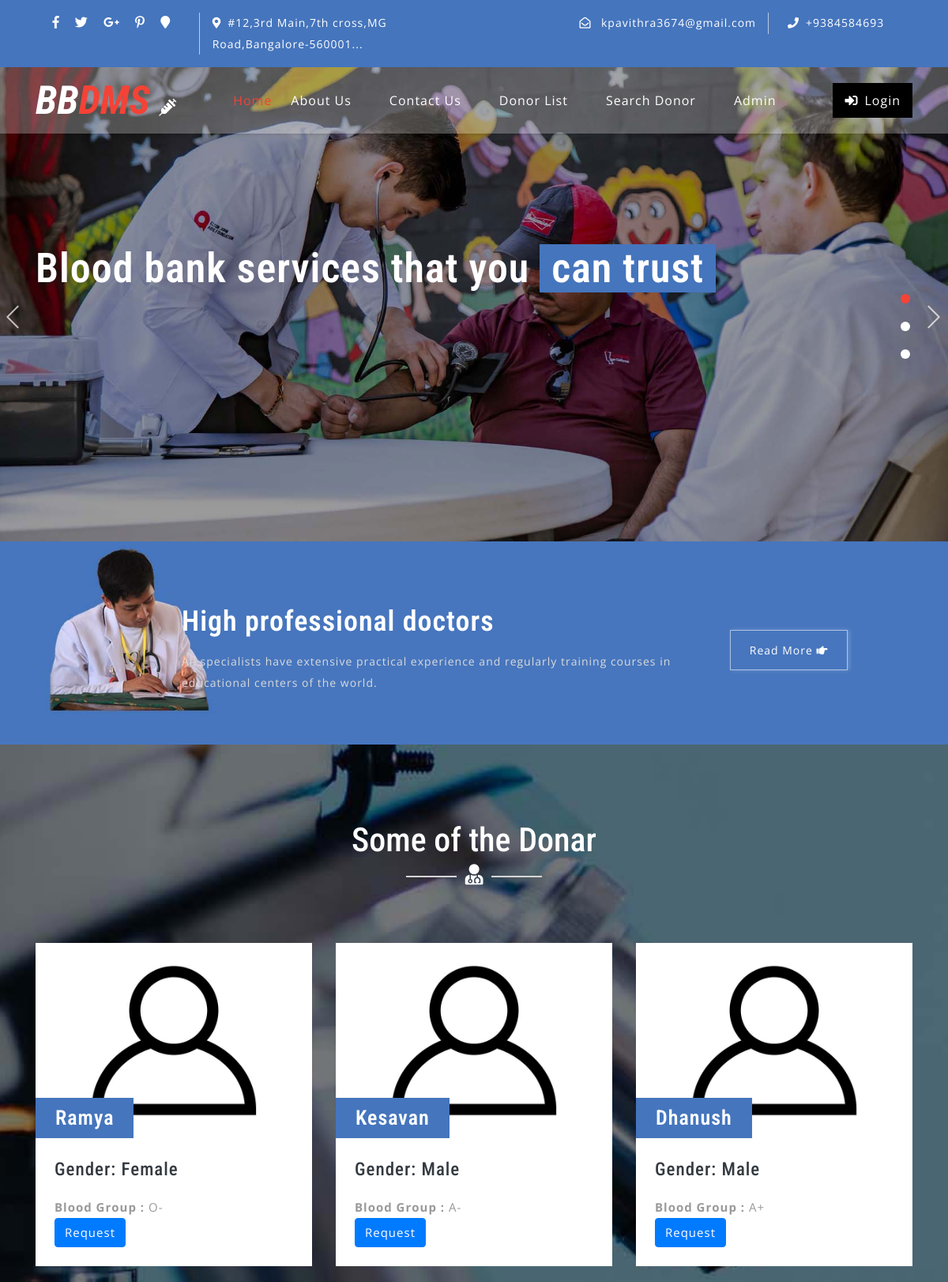
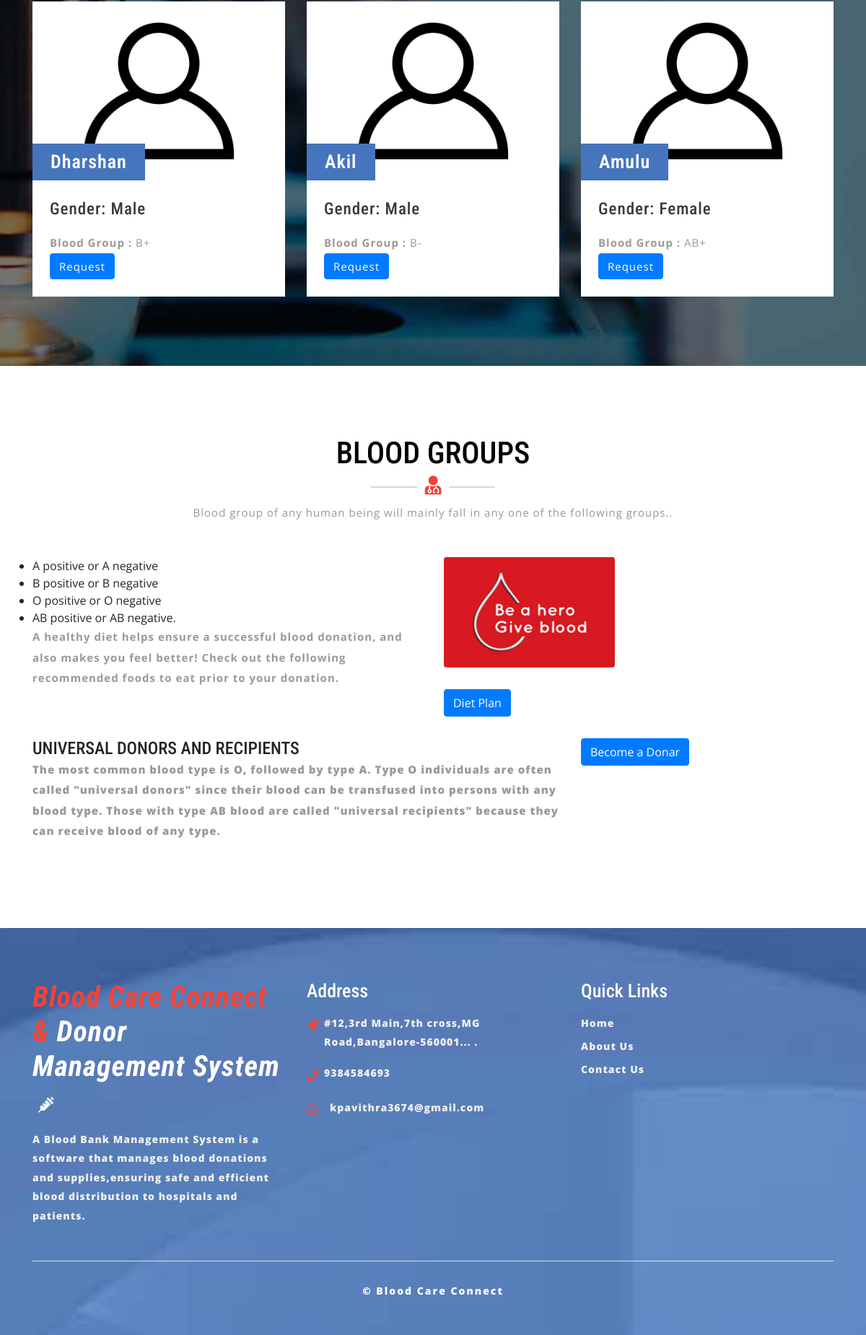
/bbdms/index.php, run on the app's committed database (2 pictures, top to bottom).
### tables this page shows
CREATE TABLE `tblcontactusinfo` (
  `id` int(11) NOT NULL,
  `Address` tinytext DEFAULT NULL,
  `EmailId` varchar(255) DEFAULT NULL,
  `ContactNo` char(11) DEFAULT NULL
);

CREATE TABLE `tblblooddonars` (
  `id` int(11) NOT NULL,
  `FullName` varchar(100) DEFAULT NULL,
  `MobileNumber` char(11) DEFAULT NULL,
  `EmailId` varchar(100) DEFAULT NULL,
  `Gender` varchar(20) DEFAULT NULL,
  `Age` int(11) DEFAULT NULL,
  `BloodGroup` varchar(20) DEFAULT NULL,
  `Address` varchar(255) DEFAULT NULL,
  `Message` mediumtext DEFAULT NULL,
  `PostingDate` timestamp NOT NULL DEFAULT current_timestamp(),
  `status` int(1) DEFAULT NULL,
  `Password` varchar(250) DEFAULT NULL
);

### bbdms/index.php (the view, shortened to what this page needs)
<?php
include('includes/config.php');
?>
<!DOCTYPE html>
<html lang="zxx">
<head>
	<link rel="stylesheet" href="css/bootstrap.css">
	<link rel="stylesheet" href="css/style.css" type="text/css" media="all" />
	<link rel="stylesheet" href="css/fontawesome-all.css">
</head>
<body>
	<?php include('includes/header.php');?>
	<div class="slider">
		<div class="callbacks_container">
			<ul class="rslides callbacks callbacks1" id="slider4">
				<li>
					<div class="banner-top1">
						<div class="banner-info_agile_w3ls">
							<div class="container">
								<h3>Blood bank services that you
									<span>can trust</span>
								</h3>
							</div>
						</div>
					</div>
				</li>
			</ul>
		</div>
	</div>
	<div class="banner-bottom py-5">
		<div class="d-flex container py-xl-3 py-lg-3">
			<div class="banner-left-bottom-w3ls offset-lg-2 offset-md-1">
				<h3 class="text-white my-3">High professional doctors</h3>
				<p>All specialists have extensive practical experience and regularly training courses in educational centers of the
					world.</p>
			</div>
			<div class="button">
				<a href="about.php" class="w3ls-button-agile">Read More
					<i class="fas fa-hand-point-right"></i>
				</a>
			</div>
		</div>
	</div>
	<div class="blog-w3ls py-5" id="blog">
		<div class="container py-xl-5 py-lg-3">
			<div class="w3ls-titles text-center mb-5">
				<h3 class="title text-white">Some of the Donar</h3>
				<span>
					<i class="fas fa-user-md text-white"></i>
				</span>
			</div>
			<div class="row package-grids mt-5">
				<?php
$status=1;
$sql = "SELECT * from tblblooddonars where status=:status order by rand() limit 6";
$query = $dbh -> prepare($sql);
$query->bindParam(':status',$status,PDO::PARAM_STR);
$query->execute();
$results=$query->fetchAll(PDO::FETCH_OBJ);
if($query->rowCount() > 0)
{
foreach($results as $result)
{ ?>
				<div class="col-md-4 pricing" style="margin-top:2%;">
					<div class="price-top">
							<img src="images/blood-donor.jpg" alt="" class="img-fluid" />
						<h3><?php echo htmlentities($result->FullName);?>
						</h3>
					</div>
					<div class="price-bottom p-4">
						<h4 class="text-dark mb-3">Gender: <?php echo htmlentities($result->Gender);?></h4>
						<p class="card-text"><b>Blood Group :</b> <?php echo htmlentities($result->BloodGroup);?></p>
						<a class="btn btn-primary" style="color:#fff" href="contact-blood.php?cid=<?php echo $result->id;?>">Request</a>
					</div>
				</div><?php }} ?>
			</div>
		</div>
	</div>
	<div class="screen-w3ls py-5">
		<div class="container py-xl-5 py-lg-3">
			<div class="w3ls-titles text-center mb-5">
				<h3 class="title">BLOOD GROUPS</h3>
				<span>
					<i class="fas fa-user-md"></i>
				</span>
				<p class="mt-2">Blood group of any human being will mainly fall in any one of the following groups..</p>
			</div>
			<div class="row">
            <div class="col-lg-6">
                <ul>
<li>A positive or A negative</li>
<li>B positive or B negative</li>
<li>O positive or O negative</li>
<li>AB positive or AB negative.</li>
                </ul>
                <p><b>A healthy diet helps ensure a successful blood donation, and also makes you feel better! Check out the following recommended foods to eat prior to your donation.<b></p>
            </div>
            <div class="col-lg-6">
                <img class="img-fluid rounded" src="images/blood-donor (1).jpg" alt="">
            </div>
			<div class="col-md-4" style="padding-top: 30px;">
				<a class="btn btn-primary" style="color:#fff" href="Diet-Plan.php">Diet Plan</a>
			</div>
        </div>
        <div class="row mb-4">
            <div class="col-md-8">
            <h4 style="padding-top: 30px;">UNIVERSAL DONORS AND RECIPIENTS</h4>
                <p><b>
The most common blood type is O, followed by type A.
Type O individuals are often called "universal donors" since their blood can be transfused into persons with any blood type. Those with type AB blood are called "universal recipients" because they can receive blood of any type.</b></p>
            </div>
            <div class="col-md-4" style="padding-top: 30px;">
                <a class="btn btn-primary" style="color:#fff" href="login.php">Become a Donar</a>
            </div>
        </div>
		</div>
	</div>
	<?php include('includes/footer.php');?>
</body>
</html>

### bbdms/includes/header.php (shortened to what this page needs)
    <header>
        <div class="top-bar py-3">
            <div class="container">
                <div class="row">
                    <div class="col-lg-7 top-social-agile">
                        <div class="row">
                            <ul class="col-lg-4 col-6 top-right-info text-center">
                                <li>
                                    <a href="https://www.facebook.com/">
                                        <i class="fab fa-facebook-f"></i>
                                    </a>
                                </li>
                                <li class="mx-3">
                                    <a href="https://twitter.com/?lang=en-in">
                                        <i class="fab fa-twitter"></i>
                                    </a>
                                </li>
                                <li>
                                    <a href="https://www.google.co.in/">
                                        <i class="fab fa-google-plus-g"></i>
                                    </a>
                                </li>
                                <li class="ml-3">
                                    <a href="https://www.pinterest.com/">
                                        <i class="fab fa-pinterest-p"></i>
                                    </a>
                                </li>
                                <li class="ml-3">
                                    <a href="https://www.google.co.in/maps/search/%2312,3rd+Main,7th+cross,MG+Road,Bangalore-560001.../@12.9838393,77.5847514,15z/data=!3m1!4b1?entry=ttu">
                                        <i class="fas fa-map-marker"></i>
                                    </a>
                                </li>
                            </ul><?php
$sql = "SELECT * from tblcontactusinfo";
$query = $dbh -> prepare($sql);
$query->execute();
$results=$query->fetchAll(PDO::FETCH_OBJ);
if($query->rowCount() > 0)
{
foreach($results as $result)
{ ?>
                            <div class="col-6 header-top_w3layouts pl-3 text-lg-left text-center">
                                <p class="text-white">
                                    <i class="fas fa-map-marker-alt mr-2"></i><?php  echo $result->Address; ?></p>
                            </div>
                        </div>
                    </div>
                    <div class="col-lg-5 top-social-agile text-lg-right text-center">
                        <div class="row">
                            <div class="col-lg-7 col-6 top-w3layouts">
                                <p class="text-white">
                                    <i class="far fa-envelope-open mr-2"></i>
                                    <a href="mailto:info@example.com" class="text-white"><?php  echo $result->EmailId; ?></a>
                                </p>
                            </div>
                            <div class="col-lg-5 col-6 header-w3layouts pl-4 text-lg-left">
                                <p class="text-white">
                                    <i class="fas fa-phone mr-2"></i>+<?php  echo $result->ContactNo; ?></p>
                            </div>
                        </div><?php } } ?>
                    </div>
                </div>
            </div>
        </div>
    </header>
    <div id="home">
        <div class="main-top py-1">
            <nav class="navbar navbar-expand-lg navbar-light fixed-navi">
                <div class="container">
                    <h1>
                        <a class="navbar-brand font-weight-bold font-italic" href="index.php">
                            <span>BB</span>DMS
                            <i class="fas fa-syringe"></i>
                        </a>
                    </h1>
                    <div class="collapse navbar-collapse text-center" id="navbarSupportedContent">
                        <ul class="navbar-nav ml-lg-auto">
                            <li class="nav-item active mt-lg-0 mt-3">
                                <a class="nav-link" href="index.php">Home
                                </a>
                            </li>
                            <li class="nav-item mx-lg-4 my-lg-0 my-3">
                                <a class="nav-link" href="about.php">About Us</a>
                            </li>
                            <li class="nav-item mx-lg-4 my-lg-0 my-3">
                                <a class="nav-link" href="contact.php">Contact Us</a>
                            </li>
                            <li class="nav-item mx-lg-4 my-lg-0 my-3">
                                <a class="nav-link" href="donor-list.php">Donor List</a>
                            </li>
                            <li class="nav-item mx-lg-4 my-lg-0 my-3">
                                <a class="nav-link" href="search-donor.php">Search Donor</a>
                            </li>
                            <?php if (strlen($_SESSION['bbdmsdid']==0)) {?>
                            <li class="nav-item mx-lg-4 my-lg-0 my-3">
                                <a class="nav-link" href="admin/index.php">Admin</a>
                            </li>
                        </ul>
                        <a href="login.php" class="login-button ml-lg-5 mt-lg-0 mt-4 mb-lg-0 mb-3" >
                            <i class="fas fa-sign-in-alt mr-2"></i>Login</a><?php } ?>
                    </div>
                </div>
            </nav>
        </div>
    </div>

### bbdms/includes/footer.php (shortened to what this page needs)
<footer>
    <div class="w3ls-footer-grids pt-sm-4 pt-3">
      <div class="container py-xl-5 py-lg-3">
        <div class="row">
          <div class="col-md-4 w3l-footer">
            <h2 class="mb-sm-3 mb-2">
              <a href="index.php" class="text-white font-italic font-weight-bold">
                <span>Blood Care Connect & </span>Donor Management System
                <i class="fas fa-syringe ml-2"></i>
              </a>
            </h2>
            <p>A Blood Bank Management System is a software that manages blood donations and supplies,ensuring safe and efficient blood distribution to hospitals and patients.</p>
          </div>
          <div class="col-md-4 w3l-footer my-md-0 my-4">
            <h3 class="mb-sm-3 mb-2 text-white">Address</h3>
            <ul class="list-unstyled">
              <?php
$sql = "SELECT * from tblcontactusinfo";
$query = $dbh -> prepare($sql);
$query->execute();
$results=$query->fetchAll(PDO::FETCH_OBJ);
if($query->rowCount() > 0)
{
foreach($results as $result)
{ ?>
              <li>
                <i class="fas fa-location-arrow float-left"></i>
                <p class="ml-4">
                  <span><?php  echo $result->Address; ?>. </p>
              </li>
              <li class="my-3">
                <i class="fas fa-phone float-left"></i>
                <p class="ml-4"><?php  echo $result->ContactNo; ?></p>
                <div class="clearfix"></div>
              </li>
              <li>
                <i class="far fa-envelope-open float-left"></i>
                <a href="mailto:info@example.com" class="ml-3"><?php  echo $result->EmailId; ?></a>
                <div class="clearfix"></div>
              </li>
            <?php } } ?></ul>
          </div>
          <div class="col-md-4 w3l-footer">
            <h3 class="mb-sm-3 mb-2 text-white">Quick Links</h3>
            <div class="nav-w3-l">
              <ul class="list-unstyled">
                <li>
                  <a href="index.php">Home</a>
                </li>
                <li class="mt-2">
                  <a href="about.php">About Us</a>
                </li>
                <li class="mt-2">
                  <a href="contact.php">Contact Us</a>
                </li>
              </ul>
            </div>
          </div>
        </div>
        <div class="border-top mt-5 pt-lg-4 pt-3 pb-lg-0 pb-3 text-center">
          <p class="copy-right-grids mt-lg-1">©  Blood Care Connect
          </p>
        </div>
      </div>
    </div>
  </footer>

### data on the page
tblcontactusinfo: Address "#12,3rd Main,7th cross,MG Road,Bangalore-560001...", EmailId "kpavithra3674@gmail.com", ContactNo "9384584693"
tblblooddonars: FullName "Ramya", Gender "Female", BloodGroup "O-"
tblblooddonars: FullName "Kesavan", Gender "Male", BloodGroup "A-"
tblblooddonars: FullName "Dhanush", Gender "Male", BloodGroup "A+"
tblblooddonars: FullName "Dharshan", Gender "Male", BloodGroup "B+"
tblblooddonars: FullName "Akil", Gender "Male", BloodGroup "B-"
tblblooddonars: FullName "Amulu", Gender "Female", BloodGroup "AB+"
